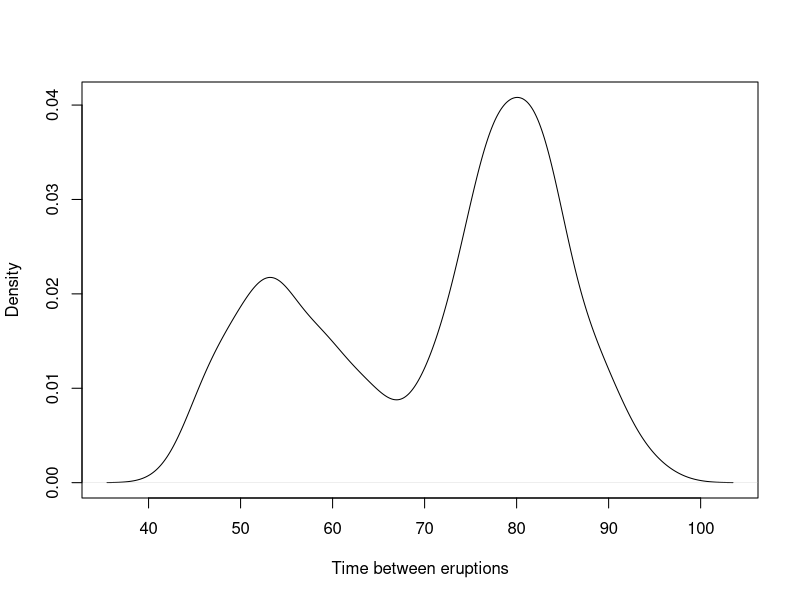

Here is the R script that generated this plot:
data(faithful)
# bandwidth selection according the solve-the-equation-plug-in rule
h <- bw.SJ(faithful[,2],method=c("ste"))
h
plot(density(faithful[,2],bw=h),main=" ",xlab="Time between eruptions")
